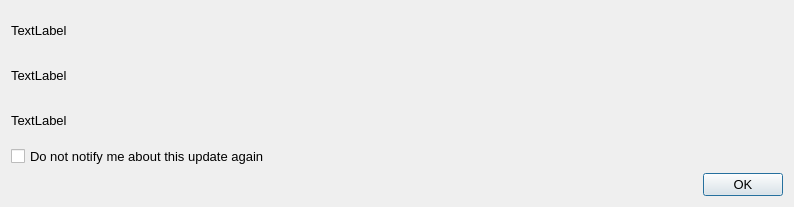
<?xml version="1.0" encoding="UTF-8"?>
<ui version="4.0">
 <class>update_dialog_box</class>
 <widget class="QDialog" name="update_dialog_box">
  <property name="geometry">
   <rect>
    <x>0</x>
    <y>0</y>
    <width>794</width>
    <height>207</height>
   </rect>
  </property>
  <property name="font">
   <font>
    <pointsize>10</pointsize>
   </font>
  </property>
  <property name="windowTitle">
   <string>Update</string>
  </property>
  <property name="windowIcon">
   <iconset>
    <normaloff>../Resources/Images/update.png</normaloff>../Resources/Images/update.png</iconset>
  </property>
  <layout class="QGridLayout" name="gridLayout_2">
   <item row="0" column="0">
    <layout class="QGridLayout" name="gridLayout">
     <item row="0" column="0">
      <widget class="QLabel" name="label">
       <property name="text">
        <string>TextLabel</string>
       </property>
      </widget>
     </item>
     <item row="3" column="0">
      <widget class="QCheckBox" name="do_not_notify_checkbox">
       <property name="text">
        <string>Do not notify me about this update again</string>
       </property>
      </widget>
     </item>
     <item row="4" column="0">
      <widget class="QDialogButtonBox" name="buttonBox">
       <property name="font">
        <font>
         <pointsize>10</pointsize>
        </font>
       </property>
       <property name="orientation">
        <enum>Qt::Horizontal</enum>
       </property>
       <property name="standardButtons">
        <set>QDialogButtonBox::Ok</set>
       </property>
      </widget>
     </item>
     <item row="1" column="0">
      <widget class="QLabel" name="link_label">
       <property name="text">
        <string>TextLabel</string>
       </property>
      </widget>
     </item>
     <item row="2" column="0">
      <widget class="QLabel" name="direct_link_label">
       <property name="text">
        <string>TextLabel</string>
       </property>
      </widget>
     </item>
    </layout>
   </item>
  </layout>
 </widget>
 <resources/>
 <connections>
  <connection>
   <sender>buttonBox</sender>
   <signal>accepted()</signal>
   <receiver>update_dialog_box</receiver>
   <slot>accept()</slot>
   <hints>
    <hint type="sourcelabel">
     <x>248</x>
     <y>254</y>
    </hint>
    <hint type="destinationlabel">
     <x>157</x>
     <y>274</y>
    </hint>
   </hints>
  </connection>
  <connection>
   <sender>buttonBox</sender>
   <signal>rejected()</signal>
   <receiver>update_dialog_box</receiver>
   <slot>reject()</slot>
   <hints>
    <hint type="sourcelabel">
     <x>316</x>
     <y>260</y>
    </hint>
    <hint type="destinationlabel">
     <x>286</x>
     <y>274</y>
    </hint>
   </hints>
  </connection>
 </connections>
</ui>
